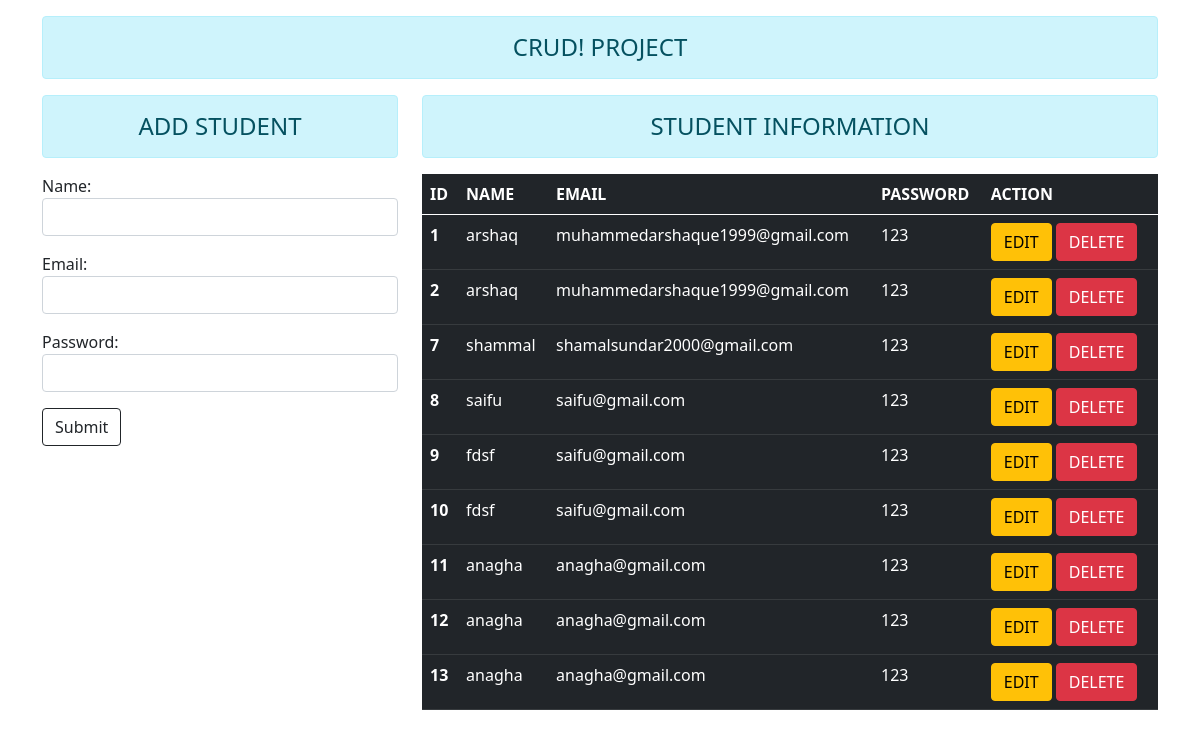
The page / on the database its author committed.
### home/models.py (models this page shows)
class Amodel(models.Model):
    name = models.CharField(max_length=100, null=True, blank=True)
    email = models.EmailField(max_length=100, null=True, blank=True)
    password = models.CharField(max_length=100, null=True, blank=True)

### home/views.py (the view)
# urls.py: path('',views.add, name='add'),
def add(request):
    if request.method=='POST':
        fm= Aforms(request.POST)
        if fm.is_valid():
            fm.save()
        fm=Aforms()
    else:
        fm=Aforms()
    stu=Amodel.objects.all()
    return render(request, 'add.html', {'fm': fm, 'stu':stu})

### home/forms.py
class Aforms (forms.ModelForm):
    class Meta:
        model = Amodel
        fields = [ 'name','email','password']
        widgets = {
            'name':forms.TextInput(attrs={'class':'form-control'}),
            'email':forms.EmailInput(attrs={'class':'form-control'}),
            'password':forms.PasswordInput(attrs={'class':'form-control'})
        }

### templates/add.html (shortened to what this page needs)
{% extends 'base.html'%}
{% block content %}
<div class="row">
    <div class="col-sm-4">
        <h4 class="text-center alert alert-info">ADD STUDENT</h4>
        <form action="" method="post">
            {{fm.as_p}}
            <input class=" btn btn-outline-dark" type="submit" value="Submit">
        </form>
    </div>
    <div class="col-sm-8">
        <h4 class="text-center alert alert-info">STUDENT INFORMATION</h4>
        <table class="table table-dark table-hover">
            <thead>
              <tr>
                <th scope="col">ID</th>
                <th scope="col">NAME</th>
                <th scope="col">EMAIL</th>
                <th scope="col">PASSWORD</th>
                <th scope="col">ACTION</th>
              </tr>
            </thead>
            <tbody>
              {% for stu in stu %}
              <tr>
                <th scope="row">{{stu.id}}</th>
                <td>{{stu.name}}</td>
                <td>{{stu.email}}</td>
                <td>{{stu.password}}</td>
                <td><a href="" class="btn btn-warning">EDIT</a><a href="" class="btn btn-danger mx-1">DELETE</a></td>
              </tr>
             {% endfor %}
            </table>
    </div>
</div>
{% endblock content %}

### templates/base.html (shortened to what this page needs)
<!doctype html>
<html lang="en">
  <head>
    <link href="https://cdn.jsdelivr.net/npm/bootstrap@5.0.2/dist/css/bootstrap.min.css" rel="stylesheet">
  </head>
  <body>
    <div class="container mt-3">
        <h4 class="text-center alert alert-info">CRUD! PROJECT</h4>
        {%block content%}
        {% endblock content%}
    </div>
  </body>
</html>

### rows shown on the page
Amodel: id "1", name "arshaq", email "muhammedarshaque1999@gmail.com", password "123"
Amodel: id "2", name "arshaq", email "muhammedarshaque1999@gmail.com", password "123"
Amodel: id "7", name "shammal", email "shamalsundar2000@gmail.com", password "123"
Amodel: id "8", name "saifu", email "saifu@gmail.com", password "123"
Amodel: id "9", name "fdsf", email "saifu@gmail.com", password "123"
Amodel: id "10", name "fdsf", email "saifu@gmail.com", password "123"
Amodel: id "11", name "anagha", email "anagha@gmail.com", password "123"
Amodel: id "12", name "anagha", email "anagha@gmail.com", password "123"
Amodel: id "13", name "anagha", email "anagha@gmail.com", password "123"
